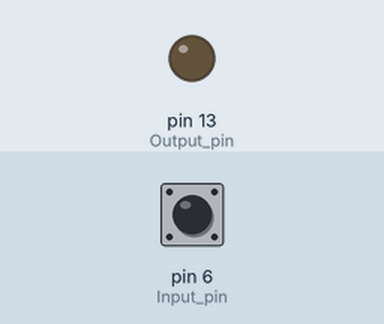
Simulated run of this sketch. Board: Arduino Uno, built with avr-gcc and run on an emulated ATmega328P. On the bench: output pins drawn as LEDs (lit = HIGH). The test bench sets the inputs (shaded band); at power-on: pin 6 (Input_pin) HIGH.

Above: at 1.2 s.
1.3 s: pin 6 (Input_pin) pulled LOW for 0.15 s
At 1.37 s:
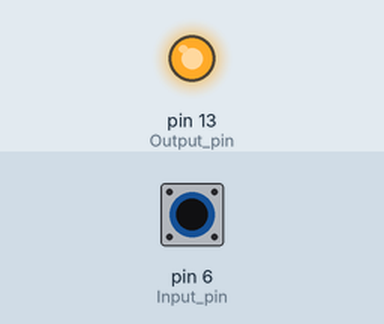
2.9 s: pin 6 (Input_pin) pulled LOW for 3.2 s
At 6.5 s:
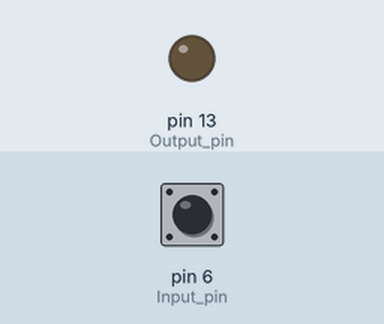
Timing chart, 0 to 8.0 s (numbered marks = the images above; inputs shaded):
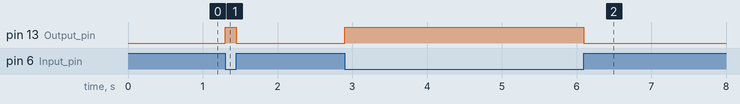

Measured:
- after the input at 1.3 s, pin 13 (Output_pin): LOW → HIGH at once, → LOW 0.15 s later
- after the input at 2.9 s, pin 13 (Output_pin): LOW → HIGH at once, → LOW 3.2 s later

The sketch:

Task1.ino
```cpp
// (Original) Task1.ino


void setup() {
    pinMode(6, INPUT_PULLUP); // Input pin
    pinMode(LED_BUILTIN, OUTPUT); // Output pin
}

void loop() {
    int pin6 = digitalRead(6); // reading the pin data
    digitalWrite(LED_BUILTIN, !pin6); // inverting then writing to the pin
}
```
